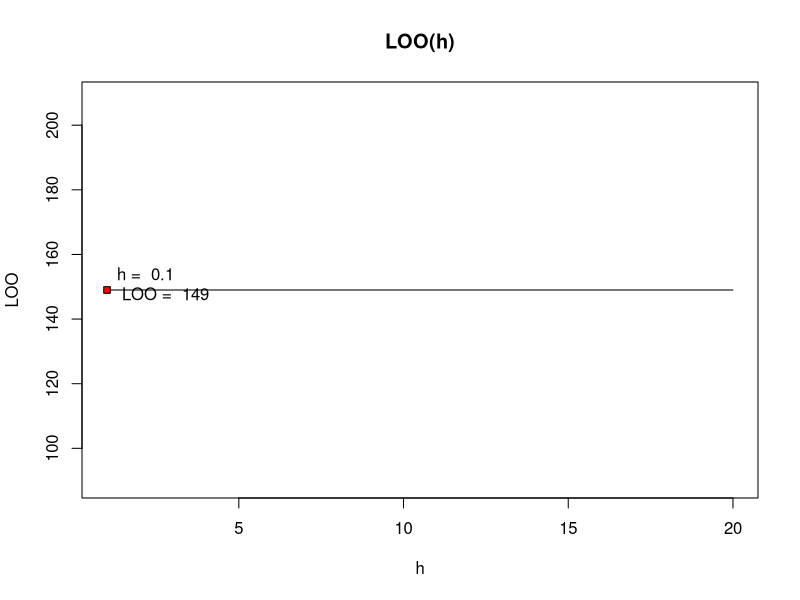

Write R code to recreate this figure.
sortObjectsByDist = function(xl, z){
  
  l = dim(xl)[1];
  n = dim(xl)[2]-1;
  
  distances = array(NA, l);
  
  for (i in 1:l){
    distances[i] = sqrt(sum((xl[i, 1:n] - z)^2));
  }
  
  return (distances);
}

core_1 = function(r){
  
  if(r <= 1){
    return((3/4)*(1-r^2))
  }
  else
    return(0)
}

core_2 = function(r){
  
  if(r <= 1){
    return((15/16)*(1-r^2)^2)
  }
  else
    return(0)
}

core_3 = function(r){
  
  if(r <= 1){
    return((1-abs(r)))
  }
  else
    return(0)
}

classif_PW = function(xl, h, orderedXl, core = core_1) {
  l = dim(orderedXl)[1];
  n = dim(xl)[2];
  
  weights = table(xl[1:l, n]);
  weights[1:dim(weights)] = 0;
  
  for (i in 1:l) {
    weights[xl[i, n]] = weights[xl[i, n]] + core(orderedXl[i] / h);
  }
  
  if (max(weights) != 0)
    return (which.max(weights))
  else
    return (0)
}

PW = function(xl, h, z){
  return(classif_PW(xl, h, sortObjectsByDist(xl, z)));
}

LOO = function(xl, sort = sortObjectsByDist, classification = classif_PW){
  n = dim(xl)[1]-1;
  DataA = array(0,20);
  # print(n)
  for(i in 1:n){
    orderedXl = sort(xl[-i,], c(xl[i,1], xl[i,2]));
    
    for(h in 1:20){
      class = classification(xl, h/10 ,orderedXl);
      if(class != c(xl[i,3])){
        
        #print(c(xl[i,3]))
        DataA[h] = DataA[h] + 1;
      }
    }
    print(i);
    print(DataA);
  }
  return (DataA)
}

xl = iris[,3:5];

DataA = LOO(xl);  
print(DataA);
plot(DataA, type ="l", main = "LOO(h)", xlab = "h", ylab = "LOO")

x = which.min(DataA);
y = DataA[which.min(DataA)];

label = paste("h = ", x/10, "\n", "LOO = ", y)
text(x, y+0.2, label, pos = 4);
points(x, y,pch = 22 , bg = "red")
